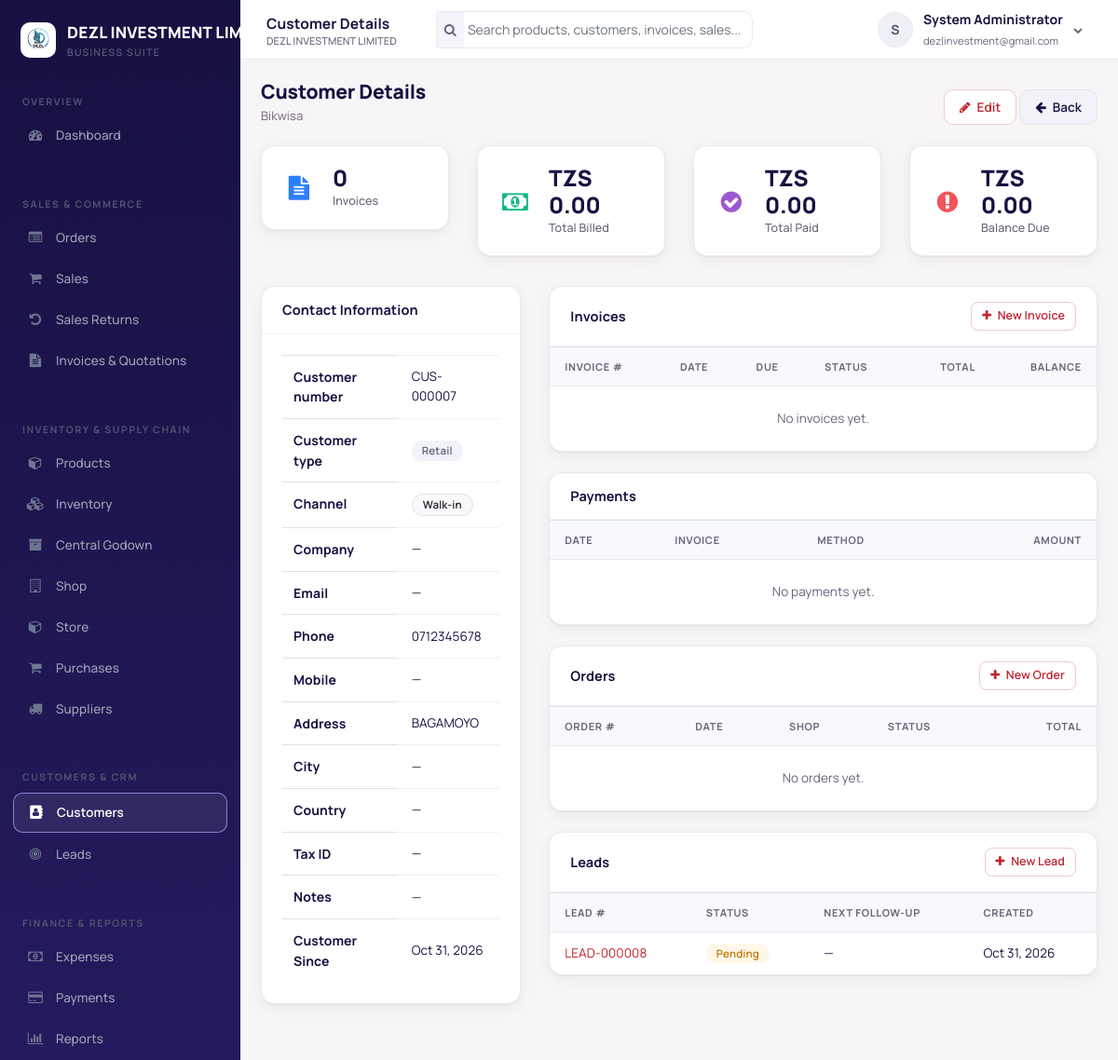
The page /customer-view.php?id=9 (signed in) on the database as committed earlier.
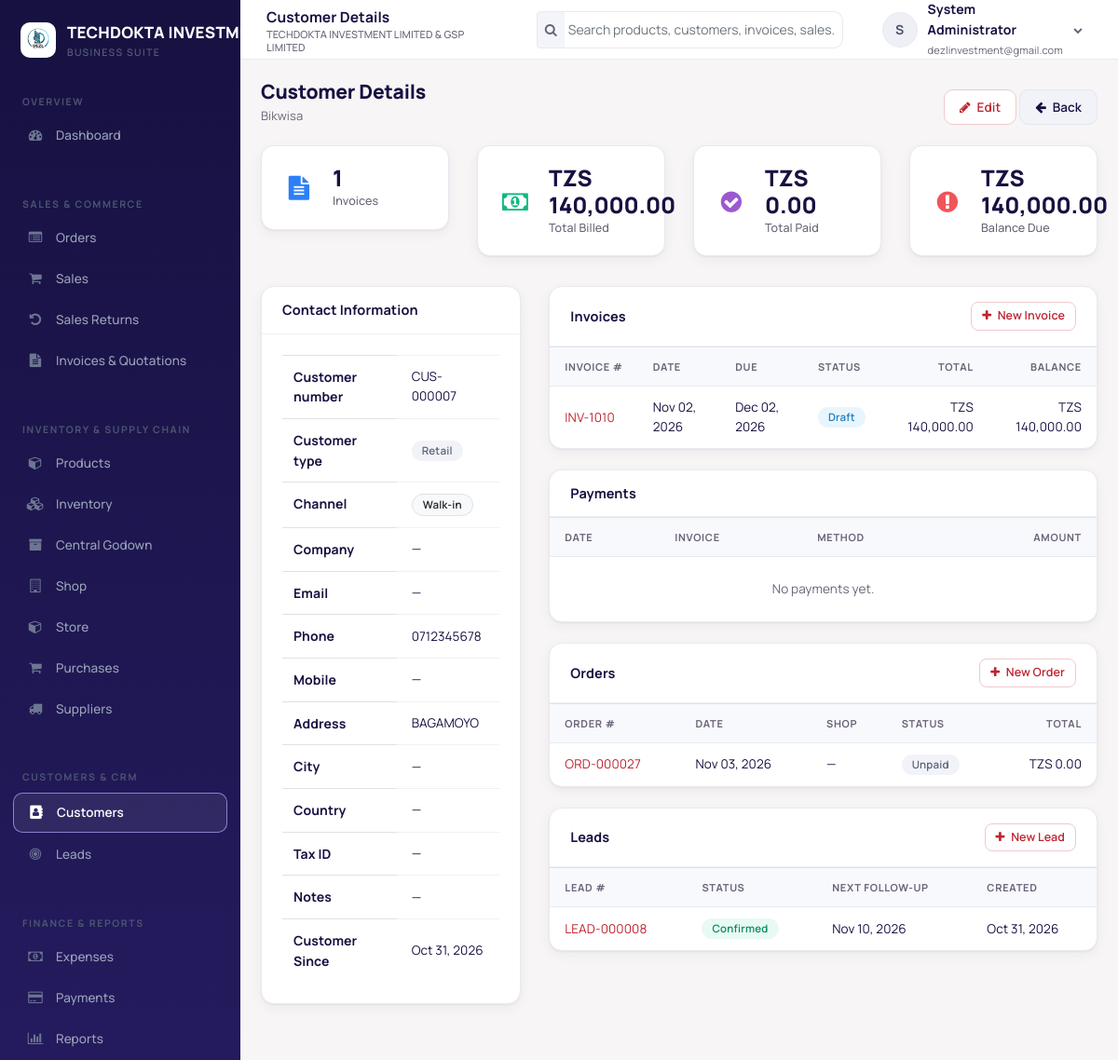
The same page on the database as committed later.
### tables this page shows
CREATE TABLE `users` (
  `user_id` int(10) UNSIGNED NOT NULL,
  `tenant_id` int(10) UNSIGNED NOT NULL,
  `username` varchar(100) NOT NULL,
  `email` varchar(191) NOT NULL,
  `password_hash` varchar(255) NOT NULL,
  `first_name` varchar(100) NOT NULL,
  `last_name` varchar(100) NOT NULL,
  `phone` varchar(50) DEFAULT NULL,
  `is_active` tinyint(1) NOT NULL DEFAULT 1,
  `last_login` datetime DEFAULT NULL,
  `created_at` timestamp NOT NULL DEFAULT current_timestamp()
);

CREATE TABLE `leads` (
  `lead_id` int(10) UNSIGNED NOT NULL,
  `tenant_id` int(10) UNSIGNED NOT NULL,
  `lead_number` varchar(30) NOT NULL,
  `contact_id` int(10) UNSIGNED DEFAULT NULL,
  `contact_name` varchar(191) NOT NULL,
  `company_name` varchar(191) DEFAULT NULL,
  `phone` varchar(50) DEFAULT NULL,
  `email` varchar(191) DEFAULT NULL,
  `location` varchar(255) DEFAULT NULL,
  `source` varchar(20) NOT NULL DEFAULT 'staff',
  `status` varchar(20) NOT NULL DEFAULT 'pending',
  `assigned_to` int(10) UNSIGNED DEFAULT NULL,
  `next_follow_up_at` date DEFAULT NULL,
  `last_contacted_at` datetime DEFAULT NULL,
  `notes` text DEFAULT NULL,
  `lost_reason` varchar(255) DEFAULT NULL,
  `converted_at` datetime DEFAULT NULL,
  `created_by` int(10) UNSIGNED DEFAULT NULL,
  `created_at` timestamp NOT NULL DEFAULT current_timestamp(),
  `updated_at` timestamp NOT NULL DEFAULT current_timestamp() ON UPDATE current_timestamp()
);

CREATE TABLE `invoices` (
  `invoice_id` int(10) UNSIGNED NOT NULL,
  `tenant_id` int(10) UNSIGNED NOT NULL,
  `invoice_number` varchar(100) NOT NULL,
  `warehouse_id` int(10) UNSIGNED DEFAULT NULL,
  `contact_id` int(10) UNSIGNED NOT NULL,
  `issue_date` date NOT NULL,
  `due_date` date DEFAULT NULL,
  `status_id` int(10) UNSIGNED DEFAULT NULL,
  `reference` varchar(191) DEFAULT NULL,
  `notes` text DEFAULT NULL,
  `terms` text DEFAULT NULL,
  `subtotal` decimal(12,2) NOT NULL DEFAULT 0.00,
  `tax_amount` decimal(12,2) NOT NULL DEFAULT 0.00,
  `total` decimal(12,2) NOT NULL DEFAULT 0.00,
  `amount_due` decimal(12,2) NOT NULL DEFAULT 0.00,
  `amount_paid` decimal(12,2) NOT NULL DEFAULT 0.00,
  `is_paid` tinyint(1) NOT NULL DEFAULT 0,
  `created_by` int(10) UNSIGNED DEFAULT NULL,
  `created_at` timestamp NOT NULL DEFAULT current_timestamp(),
  `updated_at` timestamp NULL DEFAULT current_timestamp() ON UPDATE current_timestamp(),
  `version` int(10) UNSIGNED NOT NULL DEFAULT 1,
  `returned_amount` decimal(12,2) NOT NULL DEFAULT 0.00,
  `refund_due` decimal(12,2) NOT NULL DEFAULT 0.00
);

CREATE TABLE `document_statuses` (
  `status_id` int(10) UNSIGNED NOT NULL,
  `tenant_id` int(10) UNSIGNED NOT NULL,
  `type` varchar(50) NOT NULL DEFAULT 'invoice',
  `name` varchar(100) NOT NULL,
  `sort_order` int(11) NOT NULL DEFAULT 0,
  `is_closed` tinyint(1) NOT NULL DEFAULT 0
);

CREATE TABLE `tenants` (
  `tenant_id` int(10) UNSIGNED NOT NULL,
  `name` varchar(191) NOT NULL,
  `email` varchar(191) DEFAULT NULL,
  `phone` varchar(50) DEFAULT NULL,
  `address` text DEFAULT NULL,
  `currency_code` varchar(10) NOT NULL DEFAULT 'TZS',
  `created_at` timestamp NOT NULL DEFAULT current_timestamp()
);

CREATE TABLE `orders` (
  `order_id` int(10) UNSIGNED NOT NULL,
  `tenant_id` int(10) UNSIGNED NOT NULL,
  `order_number` varchar(30) NOT NULL,
  `contact_id` int(10) UNSIGNED DEFAULT NULL,
  `lead_id` int(10) UNSIGNED DEFAULT NULL,
  `customer_name` varchar(191) NOT NULL,
  `customer_phone` varchar(50) NOT NULL,
  `customer_location` varchar(255) NOT NULL,
  `customer_email` varchar(191) DEFAULT NULL,
  `source` varchar(20) NOT NULL DEFAULT 'staff',
  `status` varchar(30) DEFAULT 'unpaid',
  `currency_code` varchar(10) NOT NULL DEFAULT 'TZS',
  `subtotal` decimal(12,2) NOT NULL DEFAULT 0.00,
  `total` decimal(12,2) NOT NULL DEFAULT 0.00,
  `shop_id` int(10) UNSIGNED DEFAULT NULL,
  `warehouse_id` int(10) UNSIGNED DEFAULT NULL,
  `notes` text DEFAULT NULL,
  `assigned_to` int(10) UNSIGNED DEFAULT NULL,
  `created_by` int(10) UNSIGNED DEFAULT NULL,
  `confirmed_by` int(10) UNSIGNED DEFAULT NULL,
  `confirmed_at` datetime DEFAULT NULL,
  `rejected_by` int(10) UNSIGNED DEFAULT NULL,
  `rejected_at` datetime DEFAULT NULL,
  `rejection_reason` varchar(255) DEFAULT NULL,
  `cancelled_by` int(10) UNSIGNED DEFAULT NULL,
  `cancelled_at` datetime DEFAULT NULL,
  `cancel_reason` varchar(255) DEFAULT NULL,
  `fulfilled_by` int(10) UNSIGNED DEFAULT NULL,
  `fulfilled_at` datetime DEFAULT NULL,
  `fulfilled_invoice_id` int(10) UNSIGNED DEFAULT NULL,
  `fulfilled_invoice_number` varchar(100) DEFAULT NULL,
  `created_at` timestamp NOT NULL DEFAULT current_timestamp(),
  `updated_at` timestamp NOT NULL DEFAULT current_timestamp() ON UPDATE current_timestamp(),
  `Amount_paid` decimal(15,2) NOT NULL DEFAULT 0.00,
  `stage` varchar(30) DEFAULT 'shop'
);

### customer-view.php (the view, shortened to what the changed rows need)
<?php
require_once 'header.php';
require_once 'auth_check.php';
$page_title = 'Customer Details';
$id = (int)($_GET['id'] ?? 0);
$customer = fetch_one("SELECT * FROM contacts WHERE contact_id = ? AND tenant_id = ?", $id, $current_user->tenant_id);
$invoice_scope = '';
$payment_sub_scope = '';
$invoices = fetch_all(
    "SELECT i.*, ds.name status_name FROM invoices i
     LEFT JOIN document_statuses ds ON ds.status_id = i.status_id
     WHERE i.contact_id = ? AND i.tenant_id = ?{$invoice_scope} ORDER BY i.issue_date DESC",
    $id, $current_user->tenant_id
);
$customer_orders = [];
if (can('manage_orders')) {
    [$cust_order_scope, $cust_order_params] = order_visibility_clause('o');
    $customer_orders = fetch_all(
        "SELECT o.order_id, o.order_number, o.status, o.total, o.currency_code, o.created_at, s.name shop_name
         FROM orders o
         LEFT JOIN shops s ON s.shop_id = o.shop_id AND s.tenant_id = o.tenant_id
         WHERE o.contact_id = ? AND o.tenant_id = ?{$cust_order_scope}
         ORDER BY o.created_at DESC LIMIT 10",
        ...array_merge([$id, (int)$current_user->tenant_id], $cust_order_params)
    );
}
$customer_leads = [];
if (can('manage_leads')) {
    $customer_leads = fetch_all(
        "SELECT lead_id, lead_number, status, next_follow_up_at, created_at
         FROM leads WHERE contact_id = ? AND tenant_id = ? ORDER BY created_at DESC LIMIT 10",
        $id,
        $current_user->tenant_id
    );
}
$totals = fetch_one(
    "SELECT COUNT(i.invoice_id) invoice_count,
            COALESCE(SUM(i.total), 0) total_billed,
            COALESCE(SUM(i.amount_due), 0) total_due,
            COALESCE((SELECT SUM(p.amount) FROM payments p
                      JOIN invoices pi ON pi.invoice_id = p.invoice_id
                      WHERE p.contact_id = ? AND p.tenant_id = ?{$payment_sub_scope}), 0) total_paid
     FROM invoices i WHERE i.contact_id = ? AND i.tenant_id = ?{$invoice_scope}",
    $id, $current_user->tenant_id, $id, $current_user->tenant_id
);
require_once 'navbar.php';
require_once 'sidebar.php';
$cur = tenant_currency();
?>
<div class="page-head">
    <div>
        <h1 class="page-title">Customer Details</h1>
    </div>
</div>
<div class="row mb-3">
    <div class="col-md-6 col-xl-3 mb-3"><div class="widget"><div class="widget-icon wi-blue"><i class="fa fa-file-text"></i></div><div class="widget-info"><div class="widget-value"><?php echo (int)($totals['invoice_count'] ?? 0); ?></div><div class="widget-label">Invoices</div></div></div></div>
    <div class="col-md-6 col-xl-3 mb-3"><div class="widget"><div class="widget-icon wi-green"><i class="fa fa-money"></i></div><div class="widget-info"><div class="widget-value"><?php echo e(money($totals['total_billed'] ?? 0, $cur)); ?></div><div class="widget-label">Total Billed</div></div></div></div>
    <div class="col-md-6 col-xl-3 mb-3"><div class="widget"><div class="widget-icon wi-red"><i class="fa fa-exclamation-circle"></i></div><div class="widget-info"><div class="widget-value"><?php echo e(money($totals['total_due'] ?? 0, $cur)); ?></div><div class="widget-label">Balance Due</div></div></div></div>
</div>
<div class="row">
    <div class="col-lg-4 mb-3">
        <div class="card">
            <div class="card-body">
                <table class="table">
                    <tbody>
                        <tr><th>Customer number</th><td><?php echo e($customer['customer_number'] ?: '—'); ?></td></tr>
                        <tr><th>Customer type</th></tr>
                        <tr><th>Channel</th></tr>
                        <tr><th>Company</th><td><?php echo e($customer['company_name'] ?: '—'); ?></td></tr>
                        <tr><th>Email</th><td><?php echo e($customer['email'] ?: '—'); ?></td></tr>
                        <tr><th>Phone</th><td><?php echo e($customer['phone'] ?: '—'); ?></td></tr>
                        <tr><th>Mobile</th><td><?php echo e($customer['mobile'] ?: '—'); ?></td></tr>
                        <tr><th>Address</th><td><?php echo e($customer['address'] ?: '—'); ?></td></tr>
                        <tr><th>City</th><td><?php echo e($customer['city'] ?: '—'); ?></td></tr>
                        <tr><th>Country</th><td><?php echo e($customer['country'] ?: '—'); ?></td></tr>
                        <tr><th>Tax ID</th><td><?php echo e($customer['tax_id'] ?: '—'); ?></td></tr>
                        <tr><th>Notes</th><td><?php echo e($customer['notes'] ?: '—'); ?></td></tr>
                        <tr><th>Customer Since</th><td><?php echo e(date('M d, Y', strtotime($customer['created_at']))); ?></td></tr>
                    </tbody>
                </table>
            </div>
        </div>
    </div>
    <div class="col-lg-8 mb-3">
        <div class="card">
            <div class="card-body p-0">
                <div class="table-responsive">
                    <table class="table table-hover mb-0">
                        <thead><tr><th>Invoice #</th><th>Date</th><th>Due</th><th>Status</th><th class="text-right">Total</th><th class="text-right">Balance</th></tr></thead>
                        <tbody>
                        <?php if (!$invoices): ?>
                            <tr><td colspan="6" class="text-center text-muted py-4">No invoices yet.</td></tr>
                        <?php else: foreach ($invoices as $inv): ?>
                            <tr>
                                <td><a href="invoice-details.php?id=<?php echo $inv['invoice_id']; ?>"><?php echo e($inv['invoice_number']); ?></a></td>
                                <td><?php echo e(date('M d, Y', strtotime($inv['issue_date']))); ?></td>
                                <td><?php echo !empty($inv['due_date']) && $inv['due_date'] !== '0000-00-00' ? e(date('M d, Y', strtotime($inv['due_date']))) : '—'; ?></td>
                                <td><span class="badge badge-info"><?php echo e($inv['status_name'] ?? 'Unknown'); ?></span></td>
                                <td class="text-right"><?php echo e(money($inv['total'], $cur)); ?></td>
                                <td class="text-right"><?php echo e(money($inv['amount_due'], $cur)); ?></td>
                            </tr>
                        <?php endforeach; endif; ?>
                        </tbody>
                    </table>
                </div>
            </div>
        </div>
        <div class="card">
            <div class="card-body p-0">
                <div class="table-responsive">
                    <table class="table table-hover mb-0">
                        <thead><tr><th>Date</th><th>Invoice</th><th>Method</th><th class="text-right">Amount</th></tr></thead>
                    </table>
                </div>
            </div>
        </div>
        <?php if (can('manage_orders')): ?>
        <div class="card">
            <div class="card-body p-0">
                <div class="table-responsive">
                    <table class="table table-hover mb-0">
                        <thead><tr><th>Order #</th><th>Date</th><th>Shop</th><th>Status</th><th class="text-right">Total</th></tr></thead>
                        <tbody>
                        <?php if (!$customer_orders): ?>
                            <tr><td colspan="5" class="text-center text-muted py-4">No orders yet.</td></tr>
                        <?php else: foreach ($customer_orders as $co): ?>
                            <tr>
                                <td><a href="order-view.php?id=<?php echo (int)$co['order_id']; ?>"><?php echo e($co['order_number']); ?></a></td>
                                <td><?php echo e(date('M d, Y', strtotime($co['created_at']))); ?></td>
                                <td><?php echo e($co['shop_name'] ?: '—'); ?></td>
                                <td><span class="badge badge-<?php echo e(order_status_class($co['status'])); ?>"><?php echo e(order_statuses()[$co['status']] ?? $co['status']); ?></span></td>
                                <td class="text-right"><?php echo e(money($co['total'], $co['currency_code'] ?: $cur)); ?></td>
                            </tr>
                        <?php endforeach; endif; ?>
                        </tbody>
                    </table>
                </div>
            </div>
        </div>
        <?php endif; ?>
        <?php if (can('manage_leads')): ?>
        <div class="card">
            <div class="card-body p-0">
                <div class="table-responsive">
                    <table class="table table-hover mb-0">
                        <thead><tr><th>Lead #</th><th>Status</th><th>Next Follow-up</th><th>Created</th></tr></thead>
                        <tbody>
                        <?php if (!$customer_leads): ?>
                            <tr><td colspan="4" class="text-center text-muted py-4">No leads yet.</td></tr>
                        <?php else: foreach ($customer_leads as $cl): ?>
                            <tr>
                                <td><a href="lead-view.php?id=<?php echo (int)$cl['lead_id']; ?>"><?php echo e($cl['lead_number']); ?></a></td>
                                <td><span class="badge badge-<?php echo e(lead_status_class($cl['status'])); ?>"><?php echo e(lead_statuses()[$cl['status']] ?? $cl['status']); ?></span></td>
                                <td><?php echo $cl['next_follow_up_at'] ? e(date('M d, Y', strtotime($cl['next_follow_up_at']))) : '—'; ?></td>
                                <td><?php echo e(date('M d, Y', strtotime($cl['created_at']))); ?></td>
                            </tr>
                        <?php endforeach; endif; ?>
                        </tbody>
                    </table>
                </div>
            </div>
        </div>
        <?php endif; ?>
    </div>
</div>
<?php require_once 'footer.php'; ?>

### navbar.php (shortened to what the changed rows need)
<div class="app-main">
    <header class="topbar">
        <div class="topbar-title"><?php echo isset($page_title) ? e($page_title) : e(system_title()); ?><small><?php echo e(system_title()); ?></small></div>
        <div class="dropdown">
            <a href="#" class="user-menu" data-toggle="dropdown">
                <span class="avatar"><?php echo e(strtoupper(substr($current_user->first_name, 0, 1))); ?></span>
                <span class="hide-xs"><strong><?php echo e($current_user->fullName()); ?></strong><br><small class="text-muted"><?php echo e($current_user->email); ?></small></span>
                <i class="fa fa-chevron-down hide-xs" style="font-size:10px;color:var(--text-muted)"></i>
            </a>
        </div>
    </header>
    <main class="app-content">

### sidebar.php (shortened to what the changed rows need)
<aside class="sidebar" id="sidebar">
    <div class="sidebar-brand">
        <?php $sidebar_logo = system_logo_path(); ?>
        <?php if ($sidebar_logo !== ''): ?>
            <img src="<?php echo e($sidebar_logo); ?>" alt="" class="sidebar-logo">
        <?php endif; ?>
        <div class="brand-text"><?php echo e(system_title()); ?><small>Business Suite</small></div>
    </div>
</aside>

Rows that differ between the two databases and show on the page:
changed users "System Administrator": tenant "DEZL INVESTMENT LIMITED" → "TECHDOKTA INVESTMENT LIMITED & GSP LIMITED"; tenant "DEZL INVESTMENT…" → "TECHDOKTA…"
added invoices: invoice_number "INV-1010", issue_date "Nov 02, 2026", due_date "Dec 02, 2026", status.name "Draft", total.currency_code "TZS 140,000.00", amount_due.currency_code "TZS 140,000.00"
added orders: order_number "ORD-000027", created_at "Nov 03, 2026", shop_name "—", status "Unpaid", total+currency_code "TZS 0.00"
changed leads "LEAD-000008": status "Pending" → "Confirmed"; next_follow_up_at (not shown) → "Nov 10, 2026"; no longer shows "—"
Other text that changed with them:
$totals['invoice_count']: "0" → "1"
money($totals['total_billed'] ?? 0, $cur): "TZS 0.00" → "TZS 140,000.00"
money($totals['total_due'] ?? 0, $cur): "TZS 0.00" → "TZS 140,000.00"
text no longer shown: "No invoices yet. No orders yet."
